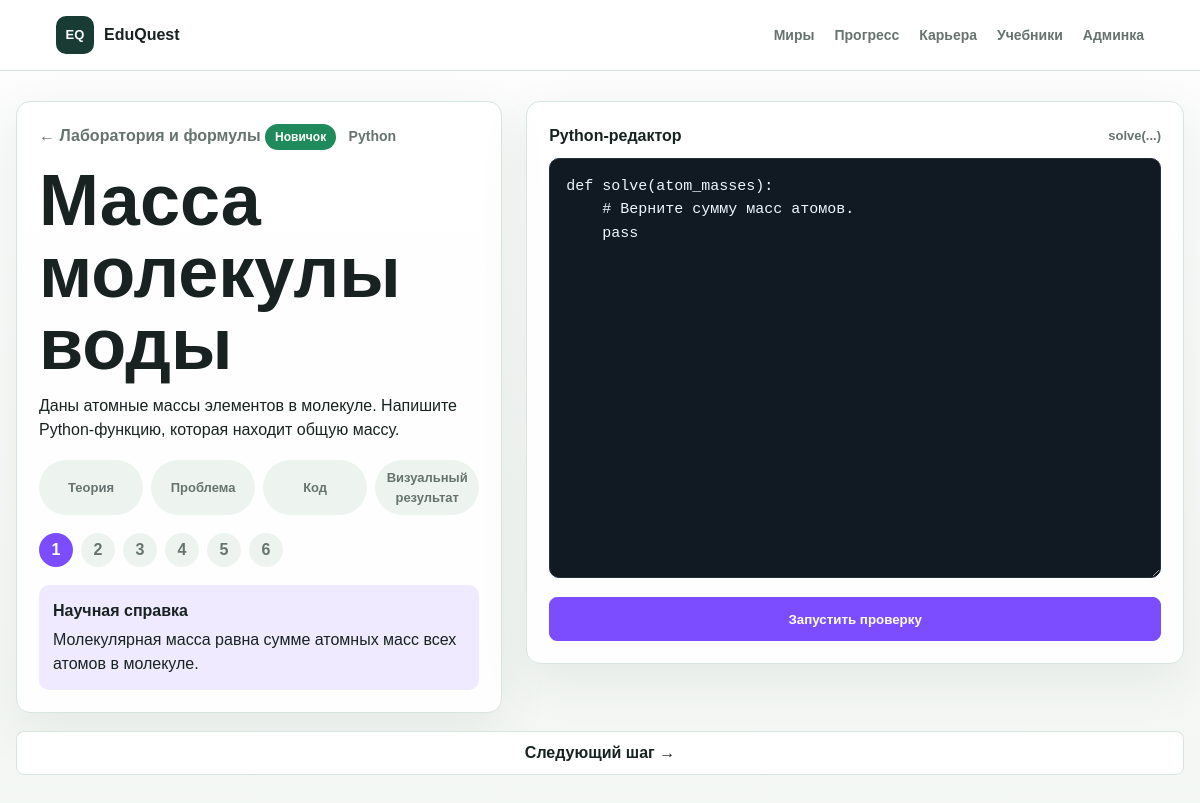
/world/chemistry/quest/molecule-mass/, run on the app's committed database.
### main/models.py (models this page shows, shortened)
class Quest(models.Model):
    class Difficulty(models.IntegerChoices):
        NOVICE = 1, 'Новичок'
        RESEARCHER = 2, 'Исследователь'
        EXPERT = 3, 'Эксперт'
    class TaskType(models.TextChoices):
        PYTHON = 'python', 'Python'
        QUIZ = 'quiz', 'Тест'
        MATCH = 'match', 'Сопоставление'
    world = models.ForeignKey(World, on_delete=models.CASCADE, related_name='quests')
    lesson = models.ForeignKey(
        Lesson,
        on_delete=models.CASCADE,
        related_name='steps',
        null=True,
        blank=True,
        verbose_name='Урок',
    )
    title = models.CharField('Название задачи', max_length=120)
    slug = models.SlugField('URL-адрес', unique=True)
    task_type = models.CharField('Тип задания', max_length=20, choices=TaskType.choices, default=TaskType.PYTHON)
    difficulty = models.PositiveSmallIntegerField('Сложность', choices=Difficulty.choices)
    story = models.TextField('Сюжет задачи')
    theory = models.TextField('Предметная справка')
    starter_code = models.TextField('Стартовый код', blank=True)
    tests = models.JSONField('Тесты Python', default=list, blank=True)
    content = models.JSONField('Данные задания', default=dict, blank=True)
    hint = models.TextField('Подсказка')
    easier_text = models.TextField('Упрощенный вариант', blank=True)
    reward_points = models.PositiveSmallIntegerField('Баллы', default=20)
    visual_kind = models.CharField('Тип визуализации', max_length=40, default='chart')
    order = models.PositiveSmallIntegerField('Порядок', default=1)
    step_order = models.PositiveSmallIntegerField('Порядок шага в уроке', default=1)
    is_active = models.BooleanField('Показывать на сайте', default=True)
    class Meta:
        ordering = ['world__order', 'lesson__order', 'step_order', 'difficulty', 'order', 'title']
        verbose_name = 'квест'
        verbose_name_plural = 'квесты'

class Lesson(models.Model):
    world = models.ForeignKey(World, on_delete=models.CASCADE, related_name='lessons')
    title = models.CharField('Название урока', max_length=120)
    slug = models.SlugField('URL-адрес урока')
    theme = models.CharField('Тема внутри мира', max_length=120, default='Основные темы')
    intro = models.TextField('Описание урока')
    min_points_required = models.PositiveIntegerField('RP для открытия', default=0)
    order = models.PositiveSmallIntegerField('Порядок', default=1)
    is_active = models.BooleanField('Показывать на сайте', default=True)
    class Meta:
        ordering = ['world__order', 'order', 'title']
        unique_together = ['world', 'slug']
        verbose_name = 'урок'
        verbose_name_plural = 'уроки'

### main/views.py (the view)
# urls.py: path('world/<slug:world_slug>/quest/<slug:quest_slug>/', views.quest_detail, name='quest_detail'),
def quest_detail(request, world_slug, quest_slug):
    session_key = _session_key(request)
    quest = get_object_or_404(
        Quest.objects.select_related('world', 'lesson'),
        world__slug=world_slug,
        slug=quest_slug,
    )
    if quest.lesson:
        progress = _progress_for_world(session_key, quest.world)
        if progress.points < quest.lesson.min_points_required:
            return redirect('main:world_detail', slug=quest.world.slug)
    lesson_steps = Quest.objects.filter(lesson=quest.lesson, is_active=True).annotate(
        solved_at=Max(
            'submissions__created_at',
            filter=Q(submissions__session_key=session_key, submissions__is_success=True),
        ),
        failed_at=Max(
            'submissions__created_at',
            filter=Q(submissions__session_key=session_key, submissions__is_success=False),
        ),
    ) if quest.lesson else Quest.objects.none()
    step_ids = list(lesson_steps.values_list('id', flat=True))
    current_index = step_ids.index(quest.id) if quest.id in step_ids else 0
    previous_step = lesson_steps[current_index - 1] if current_index > 0 else None
    next_step = lesson_steps[current_index + 1] if current_index + 1 < len(step_ids) else None
    latest = Submission.objects.filter(session_key=session_key, quest=quest).first()
    if request.method == 'POST':
        already_solved = Submission.objects.filter(
            session_key=session_key,
            quest=quest,
            is_success=True,
        ).exists()
        form = CodeSubmissionForm(request.POST) if quest.task_type == Quest.TaskType.PYTHON else None
        if quest.task_type == Quest.TaskType.PYTHON and form.is_valid():
            answer = form.cleaned_data['code']
            result = check_solution(answer, quest.tests)
            is_success = result.is_success
            passed_tests = result.passed_tests
            total_tests = result.total_tests
            feedback = result.feedback
        elif quest.task_type != Quest.TaskType.PYTHON:
            answer, is_success, passed_tests, total_tests, feedback = _check_non_python_answer(quest, request)
        else:
            answer = ''
            is_success = False
            passed_tests = 0
            total_tests = 1
            feedback = 'Проверьте, что код заполнен.'
        Submission.objects.create(
            quest=quest,
            session_key=session_key,
            code=answer,
            is_success=is_success,
            passed_tests=passed_tests,
            total_tests=total_tests,
            feedback=feedback,
        )
        if is_success and not already_solved:
            _save_success_progress(session_key, quest)
        return redirect('main:quest_detail', world_slug=quest.world.slug, quest_slug=quest.slug)
    else:
        initial_code = latest.code if latest else quest.starter_code
        form = CodeSubmissionForm(initial={'code': initial_code}) if quest.task_type == Quest.TaskType.PYTHON else None
    failed_attempts = Submission.objects.filter(
        session_key=session_key,
        quest=quest,
        is_success=False,
    ).count()
    return render(
        request,
        'main/quest.html',
        {
            'quest': quest,
            'form': form,
            'latest': latest,
            'show_hint': failed_attempts >= 1,
            'show_easier': failed_attempts >= 2,
            'summary': _student_summary(session_key),
            'lesson_steps': lesson_steps,
            'current_index': current_index,
            'previous_step': previous_step,
            'next_step': next_step,
        },
    )

### main/forms.py
class CodeSubmissionForm(forms.Form):
    code = forms.CharField(
        label='Код решения',
        widget=forms.Textarea(
            attrs={
                'class': 'quest-editor',
                'spellcheck': 'false',
                'rows': 15,
            }
        ),
    )

### main/views.py (called while the page is built)
def _session_key(request):
    key = request.session.get('student_key') or request.session.session_key
    if not key:
        key = token_urlsafe(24)
    request.session['student_key'] = key
    return key

def _progress_for_world(session_key, world):
    return Progress.objects.filter(session_key=session_key, world=world).first() or SimpleNamespace(
        world=world,
        points=0,
        solved_count=0,
    )

### main/templates/main/quest.html (shortened to what this page needs)
{% extends 'main/base.html' %}
{% block content %}
<section class="quest-layout" style="--world: {{ quest.world.color }}; --accent: {{ quest.world.accent }};">
    <article class="quest-brief">
        {% if quest.lesson %}
            <a class="back-link" href="{% url 'main:lesson_detail' quest.world.slug quest.lesson.slug %}">← {{ quest.lesson.title }}</a>
        {% else %}
            <a class="back-link" href="{% url 'main:world_detail' quest.world.slug %}">← {{ quest.world.title }}</a>
        {% endif %}
        <span class="badge level-{{ quest.difficulty }}">{{ quest.get_difficulty_display }}</span>
        <span class="status">{{ quest.get_task_type_display }}</span>
        <h1>{{ quest.title }}</h1>
        <p>{{ quest.story }}</p>
        <div class="scenario-rail">
            <span>Теория</span>
            <span>Проблема</span>
            <span>{% if quest.task_type == 'python' %}Код{% else %}Ответ{% endif %}</span>
            <span>Визуальный результат</span>
        </div>
        {% if lesson_steps %}
            <div class="step-strip">
                {% for step in lesson_steps %}
                    <a class="{% if step.id == quest.id %}is-current{% endif %} {% if step.solved_at %}status-ok{% elif step.failed_at %}status-bad{% endif %}" href="{% url 'main:quest_detail' quest.world.slug step.slug %}">
                        {{ forloop.counter }}
                    </a>
                {% endfor %}
            </div>
        {% endif %}
        <div class="science-note">
            <strong>Научная справка</strong>
            <span>{{ quest.theory }}</span>
        </div>
    </article>
    <form class="code-panel" method="post">
        {% if quest.task_type == 'python' %}
            <div class="panel-head">
                <label for="{{ form.code.id_for_label }}">Python-редактор</label>
                <span>solve(...)</span>
            </div>
            {{ form.code }}
            <button class="button primary" type="submit">Запустить проверку</button>
        {% endif %}
    </form>
</section>
<nav class="step-nav">
    {% if next_step %}
        <a class="button" href="{% url 'main:quest_detail' quest.world.slug next_step.slug %}">Следующий шаг →</a>
    {% elif quest.lesson %}
        <a class="button" href="{% url 'main:lesson_detail' quest.world.slug quest.lesson.slug %}">Вернуться к уроку</a>
    {% endif %}
</nav>
{% endblock %}

### static/eduquest/css/eduquest.css (style rules this page uses)
:root { --bg: #f3f7f4; --ink: #182321; --muted: #66736f; --surface: #ffffff; --surface-2: #edf4f0; --line: #d8e4de; --blue: #2f80ed; --green: #1f8a5b; --violet: #7c4dff; --amber: #d69b1f; --red: #c94f5c; }
* { box-sizing: border-box; }
html { overflow-x: hidden; }
body { margin: 0; min-height: 100vh; overflow-x: hidden; background: linear-gradient(180deg, rgba(255, 255, 255, 0.75), rgba(243, 247, 244, 0.92)), var(--bg); color: var(--ink); font-family: Arial, Helvetica, sans-serif; line-height: 1.5; }
a { color: inherit; }
.brand, .site-nav, .hero-actions, .world-card__footer, .panel-head { display: flex; min-width: 0; align-items: center; }
.hero, .world-hero, .quest-layout, .progress-layout, .map-layout { display: grid; gap: 24px; }
.hero > *, .world-hero > *, .quest-layout > *, .progress-layout > *, .map-layout > *, .career-hero > *, .knowledge-band > *, .topic-index-card > *, .step-card > * { min-width: 0; }
h1, h2, p { margin-top: 0; overflow-wrap: anywhere; }
h1 { max-width: 760px; margin-bottom: 14px; font-size: clamp(38px, 6vw, 72px); line-height: 1; }
.button { display: inline-flex; max-width: 100%; min-height: 44px; align-items: center; justify-content: center; padding: 0 18px; border: 1px solid var(--line); border-radius: 8px; background: var(--surface); color: var(--ink); font-weight: 900; text-decoration: none; cursor: pointer; overflow-wrap: anywhere; text-align: center; }
.button.primary { width: 100%; border-color: var(--world, var(--green)); background: var(--world, var(--green)); color: #fff; }
.hero-scene, .quest-map, .visual-panel, .world-card, .quest-card, .quest-brief, .code-panel, .profile-strip, .achievements, .history-row { min-width: 0; border: 1px solid var(--line); border-radius: 14px; background: rgba(255, 255, 255, 0.88); box-shadow: 0 18px 50px rgba(39, 65, 56, 0.08); }
.back-link { display: inline-block; margin-bottom: 16px; color: var(--muted); font-weight: 800; text-decoration: none; }
.badge { display: inline-flex; max-width: 100%; min-height: 26px; align-items: center; padding: 3px 10px; border-radius: 999px; color: #fff; font-size: 12px; font-weight: 900; overflow-wrap: anywhere; text-align: center; }
.level-1 { background: var(--green); }
.status { display: inline-block; max-width: 100%; margin-left: 8px; color: var(--muted); font-size: 14px; font-weight: 800; overflow-wrap: anywhere; }
.step-number, .step-strip a { display: grid; place-items: center; border-radius: 999px; font-weight: 900; }
.step-strip { display: flex; flex-wrap: wrap; gap: 8px; margin: 18px 0; }
.step-strip a { width: 34px; height: 34px; background: var(--surface-2); color: var(--muted); text-decoration: none; }
.step-strip a.is-current { background: var(--world, var(--green)); color: #fff; }
.step-nav { display: flex; flex-wrap: wrap; justify-content: space-between; gap: 12px; margin-top: 18px; }
.step-nav .button { flex: 1 1 220px; }
.quest-layout { grid-template-columns: minmax(0, 0.85fr) minmax(420px, 1.15fr); align-items: start; }
.quest-brief, .code-panel { min-width: 0; padding: 22px; }
.science-note, .adaptive-box, .result, .visual-unlock { display: grid; gap: 5px; margin-top: 16px; padding: 14px; border-radius: 10px; }
.scenario-rail { display: grid; grid-template-columns: repeat(4, minmax(0, 1fr)); gap: 8px; margin: 18px 0; }
.scenario-rail span { display: flex; min-width: 0; min-height: 34px; align-items: center; justify-content: center; padding: 8px 10px; border-radius: 999px; background: var(--surface-2); color: var(--muted); font-size: 13px; font-weight: 900; overflow-wrap: anywhere; text-align: center; }
.science-note { background: color-mix(in srgb, var(--world) 12%, white); }
.panel-head { flex-wrap: wrap; justify-content: space-between; gap: 12px; margin-bottom: 10px; font-weight: 900; }
.panel-head span { color: var(--muted); font-size: 13px; }
.quest-editor { width: 100%; min-height: 420px; margin-bottom: 12px; padding: 16px; resize: vertical; border: 1px solid #25313c; border-radius: 10px; background: #111923; color: #eef7ff; font-family: Consolas, Monaco, monospace; font-size: 15px; line-height: 1.55; }

### data on the page
Quest: lesson "Лаборатория и формулы", difficulty "Новичок", task_type "Python", title "Масса молекулы воды", story "Даны атомные массы элементов в молекуле. Напишите Python-функцию, которая находит общую массу.", theory "Молекулярная масса равна сумме атомных масс всех атомов в молекуле."
